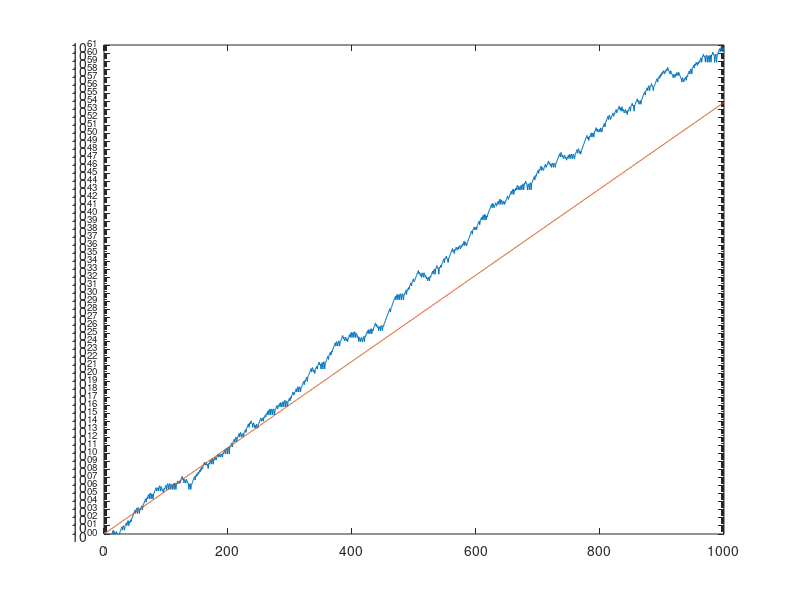

Reproduce this figure in MATLAB.
% fser.m: 불규칙 Fibonacci 수열
% x(n+1) = x(n) + or - x(n-1)

rand('state', 100)

m = 1000;
x = [1 2];

for n=2:m-1

    x(n+1) = x(n)+ sign(rand-0.5)*x(n-1); %rand는 랜덤/sign은 인수의 양/음 판
end

% ctri + i 누르면 정리가 된다

semilogy(1:m, abs(x))

hold on
c= 1.13198824;
semilogy(1:1000, c.^[1:m])
hold off